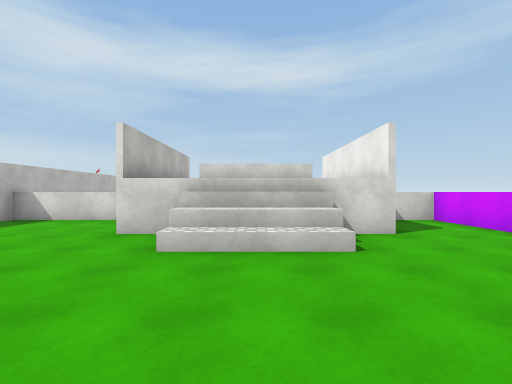
[1] (above)

22 first-person views from a walk through a scene from a Unity 3-D project. The camera is 1.5 m above the floor, looks level and sees 85° across. The floor is counted in squares, 2 m on a side. Each view is taken from the middle of a square. On the plan, view 1 faces up. The plan holds only what a view shows up to about 10 squares ahead; the rest is blank. The player character is not drawn. Some surface patterns are stand-ins.

[2]
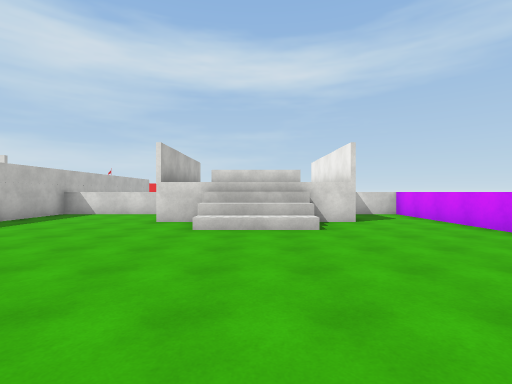

[3]
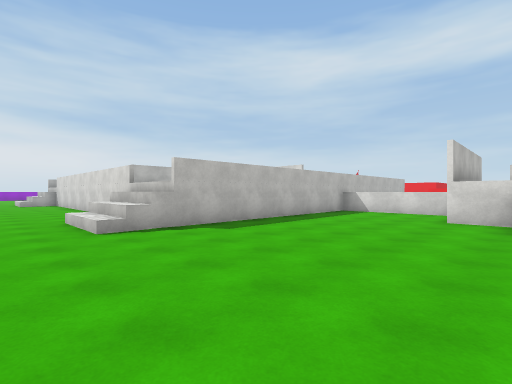

[4]
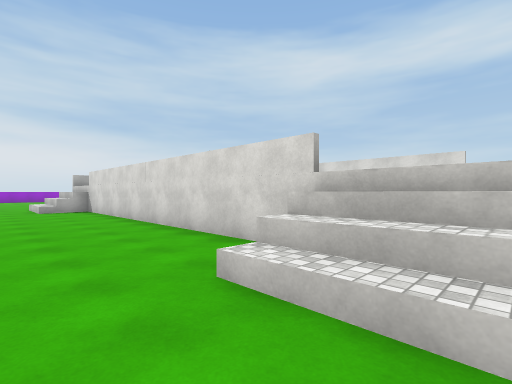

[5]
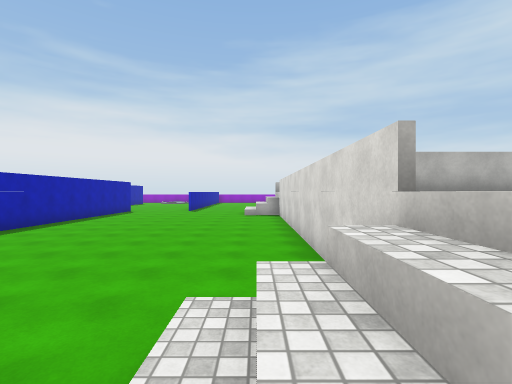

[6]
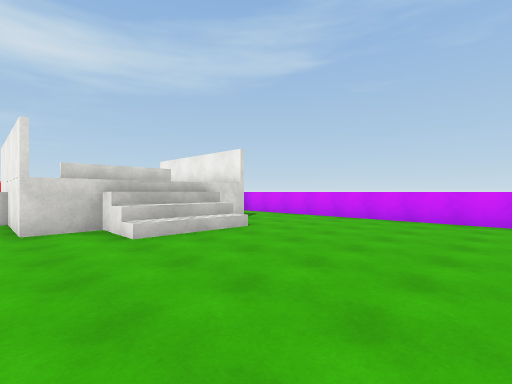

[7]
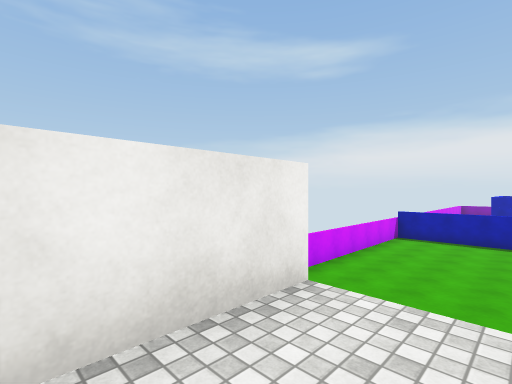

[8]
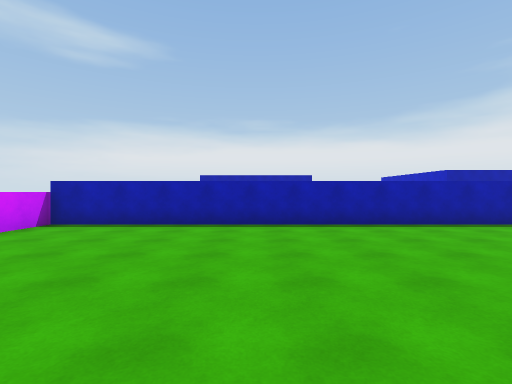

[9]
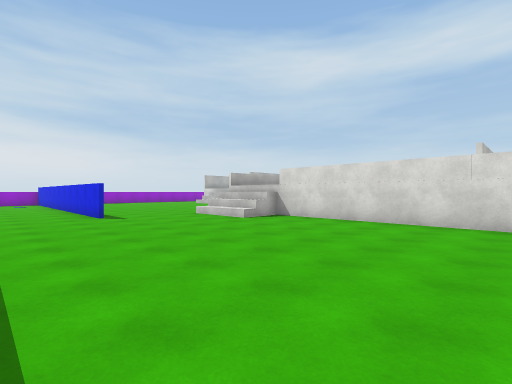

[10]
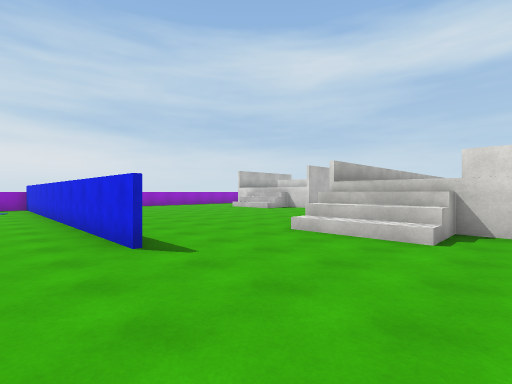

[11]
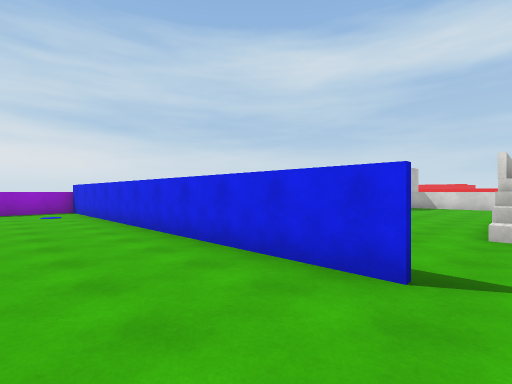

[12]
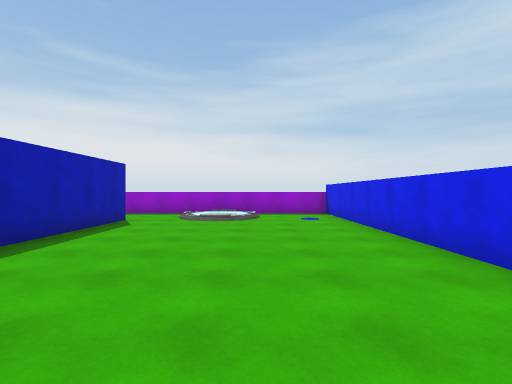

[13]
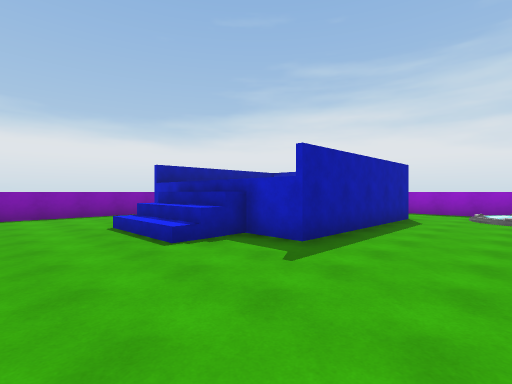

[14]
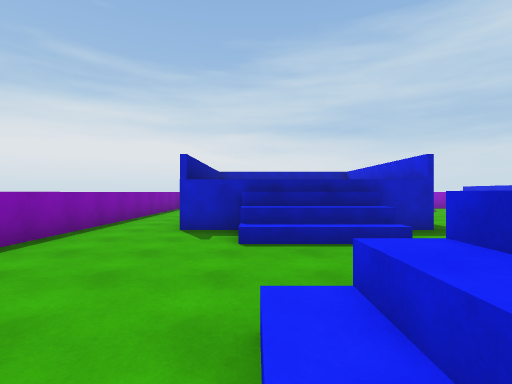

[15]
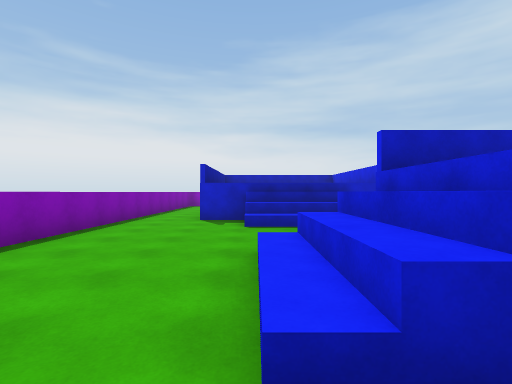

[16]
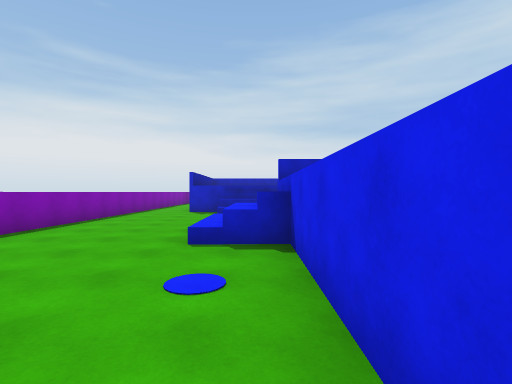

[17]
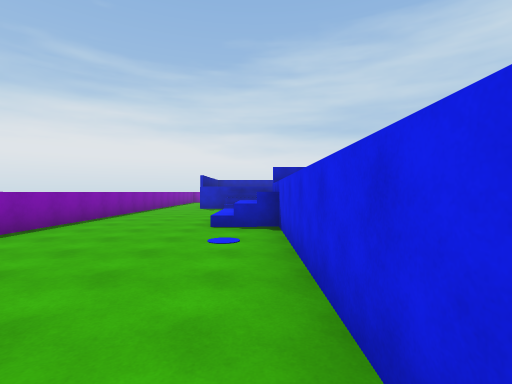

[18]
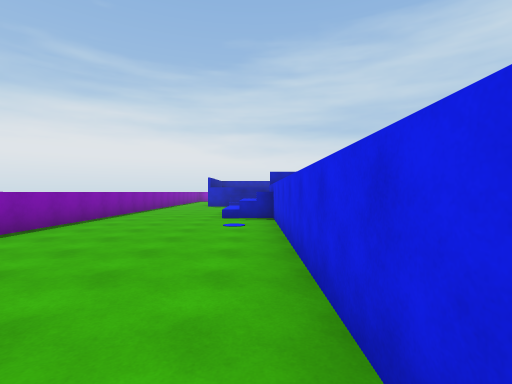

[19]
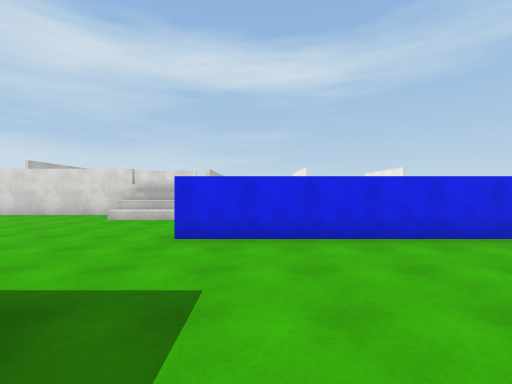

[20]
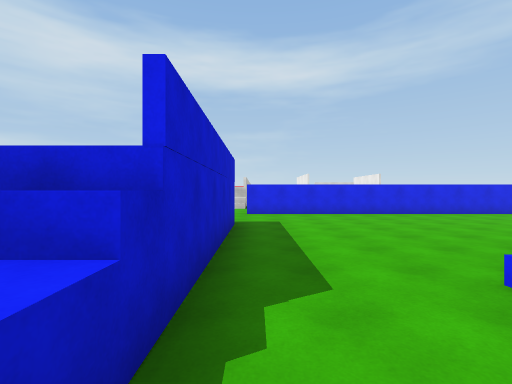

[21]
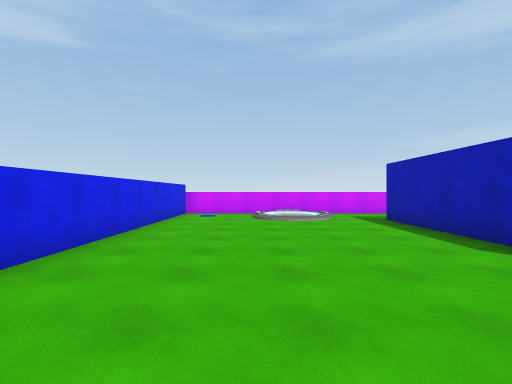

[22]
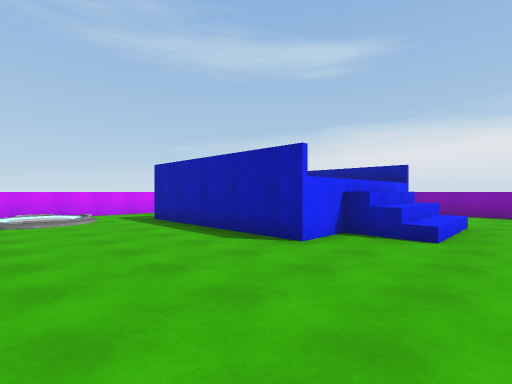

### Floor plan
Key: @ floor where view 1 was taken; # wall or solid block; . main floor; : floor 2 m higher than the main floor; / step, stairs or slope; = window, fence, low wall or low ledge.
Columns run from 33 left of view 1 to 5 right of it. Each row starts with its distance up from view 1.
  9                                #   #
  8                       ###  =####===#==#
  7                            ....#  :#..#
  6                            ....#  :#..#
  5           ..       #       ....#///#..#
  4          ...       #       .....///...#
  3          ...       #       ...........#
  2          ...       #       ...........#
  1         ....               ...........#
  0        .....///=========#//......@....#
 -1       ......///.........=//...........#
 -2       ................................#
 -3        ...............................#
 -4 ############...............############
 -5 #...................... ..............#
 -6 #.....................   .............#
 -7 #//..................     ..........//#
 -8 =  /........               ......../  =
 -9 =//.........               ........./ =
-10 #...........               ...........#
-11 #..     ....               ....     ..#
-12 #       //..               ..//       #
-13         //..///........    ..//
-14         //..///.......     ..//
-15         .............       ..
-16      ...............        ..
-17    ................          .
-18    ###############          ####

Where each view was taken, in squares from view 1:
view 1: 0 up, 0 right, facing up
view 2: 2 down, 0 right, facing up
view 3: 3 down, 1 left, facing up-left
view 4: 3 down, 7 left, facing up-left
view 5: 1 down, 7 left, facing left
view 6: 1 down, 3 left, facing up-right
view 7: 7 up, 1 right, facing down-right
view 8: 2 up, 0 right, facing down
view 9: 7 down, 13 left, facing up-left
view 10: 6 down, 18 left, facing up-left
view 11: 7 down, 21 left, facing up-left
view 12: 7 down, 23 left, facing left
view 13: 8 down, 22 left, facing down-left
view 14: 14 down, 20 left, facing left
view 15: 14 down, 18 left, facing left
view 16: 13 down, 15 left, facing left
view 17: 13 down, 13 left, facing left
view 18: 13 down, 11 left, facing left
view 19: 9 down, 5 left, facing up
view 20: 14 down, 6 left, facing up
view 21: 7 down, 5 left, facing right
view 22: 7 down, 5 left, facing down-right
